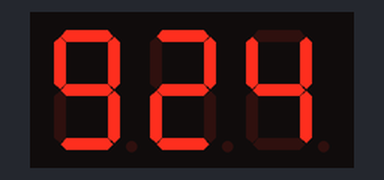
Recording of a sketch running on a simulated Arduino Uno, built with avr-gcc and run on an emulated ATmega328P. Parts: 3-digit seven-segment display. Wiring (inferred from the names in the program): 3-digit 7-segment display, segments lit when LOW: segments pin 13, pin 7, pin 11, pin 8, pin 12, pin 9, pin 10; digit selects pin 4, pin 5, pin 6. The local clock reads 2024-03-15 10:24:30 at power-on unless the sketch sets it; the segment pins are drawn as the display they are named for.

Above: at 0.1 s.
At 90.1 s:
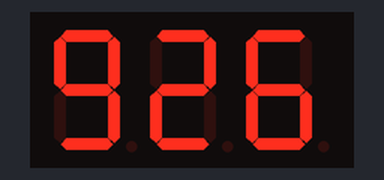

The sketch:

clock2a.ino
```cpp
// A geek clock
// total 3 digit 7 seg
// 1st digit: hour 0-11 10:A 11:b
// 2nd, 3rd: min 00-59
#include <Wire.h>
#include "Sodaq_DS3231.h"

// switch this for different LED
#define low LOW
#define high HIGH


uint8_t segs[] = {
  B1111110, // 0
  B0011000, // 1
  B1101101, // 2
  B0111101, // 3
  B0011011, // 4
  B0110111, // 5
  B1110111, // 6
  B0011100, // 7
  B1111111, // 8
  B0111111, // 9
  B1011111, // A
  B1110011, // b
};

uint8_t segmap[]  = {
  13,12,11,7,8,9,10
};


DateTime now;
uint8_t  h2 = 0, m1 = 0, m2 = 0, s1 = 0, hour1=0, minute1=0, second1=0;
unsigned long hour, minute, second;
unsigned long t1=0,t2;


void setup ()
{
  //Serial.begin(57600);
  Wire.begin();
  for (int i = 4; i <= 13; i++) {
    pinMode(i, OUTPUT);
  }
  rtc.begin();
  now = rtc.now();
}


// hh:mm
void showTime() {
    h2 = hour;
    m1 = minute / 10;
    m2 = minute % 10;
    s1 = second;

  if (h2 >= 12) {
  	h2 = h2 % 12;
  }


  showDigit(h2, 1, false, true);
  showDigit(m1, 2, true, true);
  showDigit(m2, 3, false, false);


}

void selectPos(uint8_t pos) {
  //clear
  for (int i = 0; i < 7; i++) {
    digitalWrite(segmap[i], high);
  }
  // digitalWrite(segmap[7], low);
  // select position
  int ppos = 3+ pos;
  for ( int i = 4; i <= 6; i++) {
    if (ppos == i) {
      digitalWrite(i, low);
    } else {
      digitalWrite(i, high);
    }
  }
}
void showDot(boolean dot) {
  //if (dot) {
  //  digitalWrite(segmap[7], high);
  //} else {
  //  digitalWrite(segmap[7], low);
  //}
}

void showDigit(uint8_t digit, uint8_t pos, boolean reverse, boolean dot) {
  selectPos(pos);
  // output dot
  // showDot(dot);
  // output 7 seg
  int v = digit;
  if (v < 0) v = 0; if (v > 12) v = v % 12;
  v = segs[v];
  showRaw(v, reverse);
  delay(4);
}

void showRaw(uint8_t v, boolean reverse) {
  for (int i = 0; i < 7; i++) {
    boolean so = (v & B1000000) != 0;
    digitalWrite(segmap[i], so ? low: high);
    v = v << 1;
  }
}

void adjustTimeLocal() {
	int secAdd = (t2-t1)/1000;
	hour = hour1;
	minute = minute1;
	second = second1;
	second += secAdd;

	if (second >= 60 ){
		minute += second / 60;
		second %=  60;
	}
	if (minute >= 60){
		hour += minute/ 60;
		minute %= 60;
	}
	if (hour >= 24) {
		hour %= 24;
	}
}
void getRTC() {
    now = rtc.now(); // cost time
    hour1 = now.hour();
    minute1 = now.minute();
    second1 = now.second();
    t1 = millis();
}
void loop ()
{

  t2 = millis();
  if (t1==0||t2-t1>1000000){  //every 1000sec = 1000/60= 16.66666667 minutes
  	getRTC();
  }

  adjustTimeLocal();

  showTime();

}
```

Measured:
- what the display in image 0 shows lasts 30.0 s, from 0.1 s to 30.1 s
